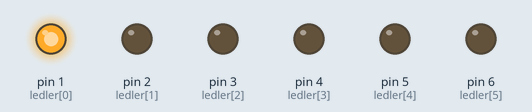
This sketch was run on a simulated Arduino Uno, built with avr-gcc and run on an emulated ATmega328P. On the bench: output pins drawn as LEDs (lit = HIGH).

Above: at 0.02 s.
At 0.47 s:
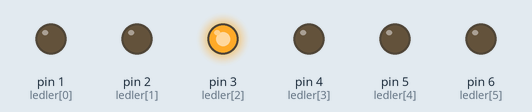
At 0.67 s:
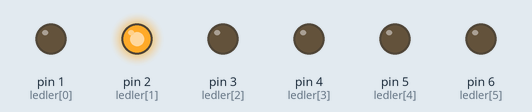
At 1.37 s:
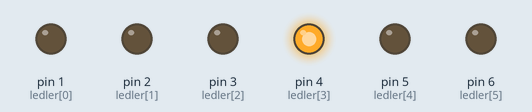
At 2.02 s:
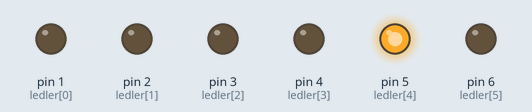
At 2.7 s:
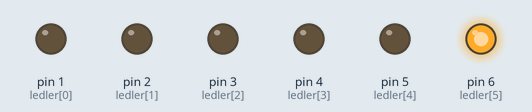
Timing chart, 0 to 3.0 s (numbered marks = the images above):
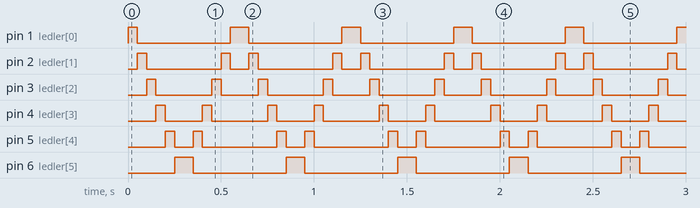

Measured:
- by itself, pin 1 (ledler[0]), pin 6 (ledler[5]): alternates HIGH for 0.10 s and LOW for 0.50 s
- by itself, pin 2 (ledler[1]): repeats every 0.60 s: LOW 0.40 s, HIGH 0.05 s, LOW 0.10 s, HIGH 0.05 s
- by itself, pin 3 (ledler[2]): repeats every 0.60 s: LOW 0.30 s, HIGH 0.05 s, LOW 0.20 s, HIGH 0.05 s
- by itself, pin 4 (ledler[3]): repeats every 0.60 s: LOW 0.20 s, HIGH 0.05 s, LOW 0.30 s, HIGH 0.05 s
- by itself, pin 5 (ledler[4]): repeats every 0.60 s: LOW 0.10 s, HIGH 0.05 s, LOW 0.40 s, HIGH 0.05 s

The sketch:

Blink1.ino
```cpp
int ledler [] = {1,2,3,4,5,6} ;


void setup() {
  for (int i =0 ; i<6; i++) {
    pinMode(ledler[i],OUTPUT);

  }

}


void loop() {
        for(int i=0 ; i<6; i++){
                digitalWrite(ledler[i],HIGH);
                delay(50);
                digitalWrite(ledler[i],LOW);
               }
        for (int j=5; j>-1; j--){
                 digitalWrite(ledler[j],HIGH);
                 delay(50);
                 digitalWrite(ledler[j],LOW);

              }
}
```
